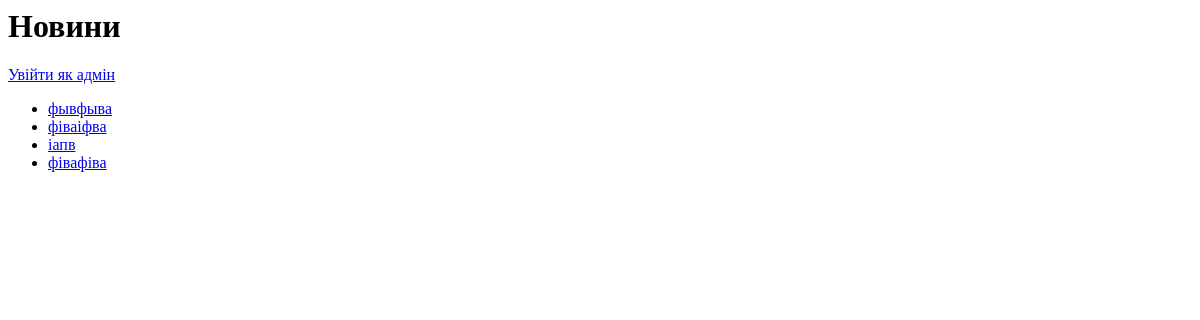
Before: / with the older database file.
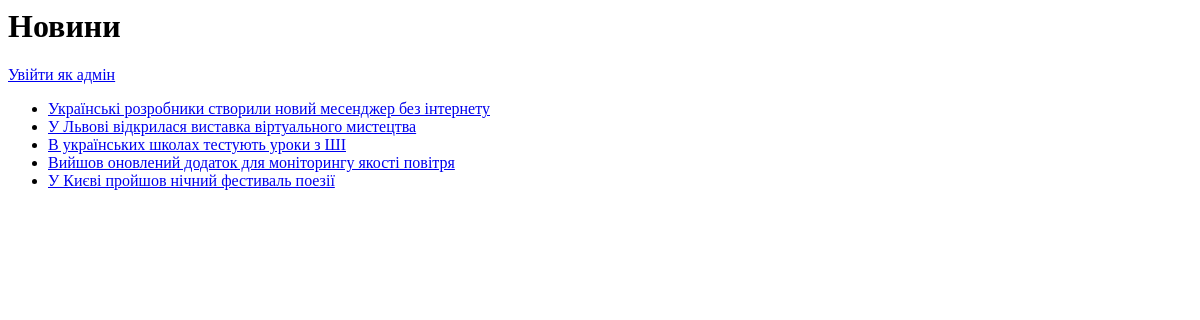
After: the same page with the newer database file.
### main/models.py (models this page shows, shortened)
class News(models.Model):
    title = models.CharField(max_length=200)
    content = models.TextField()
    created_at = models.DateTimeField(auto_now_add=True)

### main/views.py (the view)
# urls.py: path('', views.index, name='home'),
def index(request):
    news = News.objects.all()
    return render(request, 'index.html', {'news': news})

### main/templates/index.html (shortened to what this page needs)
<h1>Новини</h1>
{% if request.session.is_admin %}
  <a href="{% url 'news_create' %}">+ Створити новину</a><br>
  <a href="{% url 'logout_admin_mode' %}">Вийти з адмін-режиму</a>
{% else %}
  <a href="{% url 'set_admin_mode' %}">Увійти як адмін</a>
{% endif %}
<ul>
  {% for item in news %}
    <li>
      <a href="{% url 'news_detail' item.id %}">{{ item.title }}</a>
    </li>
  {% endfor %}
</ul>

Changed rows visible on the page:
removed News: title "фывфыва"
removed News: title "фіваіфва"
removed News: title "іапв"
removed News: title "фівафіва"
added News: title "Українські розробники створили новий месенджер без інтернету"
added News: title "У Львові відкрилася виставка віртуального мистецтва"
added News: title "В українських школах тестують уроки з ШІ"
added News: title "Вийшов оновлений додаток для моніторингу якості повітря"
added News: title "У Києві пройшов нічний фестиваль поезії"
